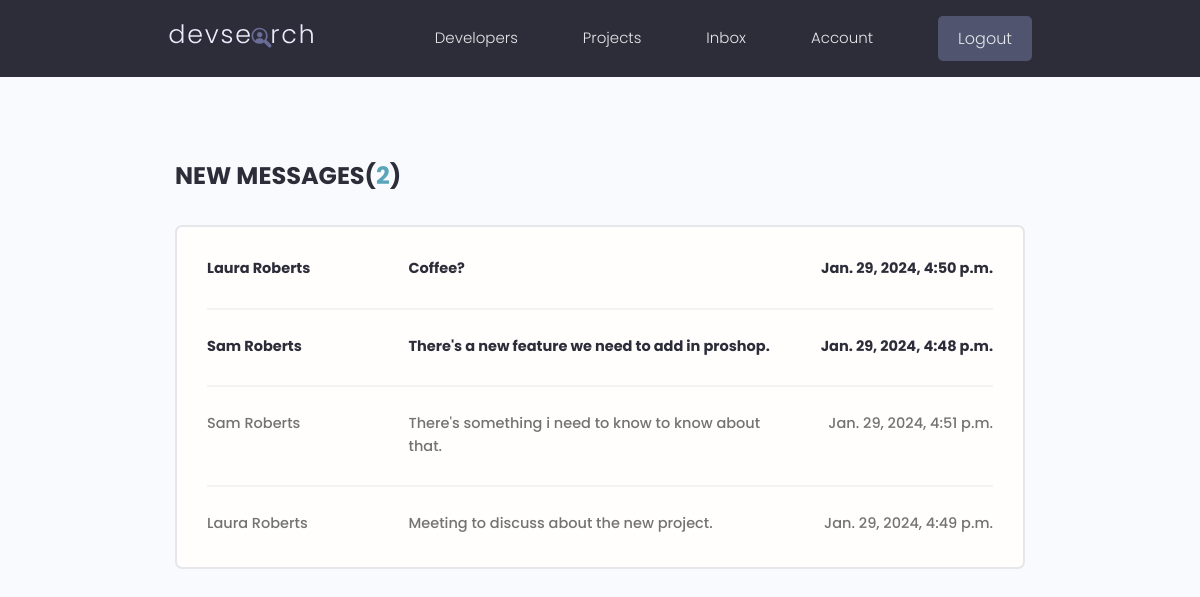
The page /inbox/ (signed in) on the database its author committed.
### users/models.py (models this page shows, shortened)
class Message(models.Model):
    sender = models.ForeignKey(
        Profile, on_delete=models.SET_NULL, null=True, blank=True)
    recipient = models.ForeignKey(
        Profile, on_delete=models.SET_NULL, null=True, blank=True, related_name="messages")
    name = models.CharField(max_length=200, null=True, blank=True)
    email = models.EmailField(max_length=200, null=True, blank=True)
    subject = models.CharField(max_length=200, null=True, blank=True)
    body = models.TextField()
    is_read = models.BooleanField(default=False, null=True)
    created = models.DateTimeField(auto_now_add=True)
    id = models.UUIDField(default=uuid.uuid4, unique=True,
                          primary_key=True, editable=False)
    class Meta:
        ordering = ['is_read', '-created']

### users/views.py (the view)
# urls.py: path('inbox/', views.inbox, name="inbox"),
@login_required(login_url='login')
def inbox(request):
    profile = request.user.profile
    messageRequests = profile.messages.all()
    unreadCount = messageRequests.filter(is_read=False).count()
    context = {'messageRequests': messageRequests, 'unreadCount': unreadCount}
    return render(request, 'users/inbox.html', context)

### users/templates/users/inbox.html
{% extends 'main.html' %}
{% block content %}
<main class="inbox my-xl">
  <div class="content-box">
    <h3 class="inbox__title">New Messages(<span>{{unreadCount}}</span>)</h3>
    <ul class="messages">
      {% for message in messageRequests %}
      {% if message.is_read == False %}
      <li class="message message--unread">
        {% else %}
      <li class="message">
        {% endif %}
        <a href="{% url 'message' message.id %}">
          <span class="message__author">{{message.name}}</span>
          <span class="message__subject">{{message.subject}}</span>
          <span class="message__date">{{message.created}}</span>
        </a>
      </li>
      {% endfor %}
    </ul>
  </div>
</main>
{% endblock content %}

### static/styles/app.css (style rules this page uses)
:root { --color-sub: #2d2d39; }
.content-box { width: 95%; max-width: 85rem; margin: 0 auto; }
.inbox { height: 90vh; }
.inbox__title, .inbox__title span { font-size: 2.4rem; font-weight: 700; color: var(--color-sub); text-transform: uppercase; text-align: left; margin-bottom: 3rem; }
.inbox__title span { color: var(--color-main); }
.messages { list-style: none; background: var(--color-white); padding: 0.5rem 3rem; border: 2px solid var(--color-light); border-radius: 0.7rem; }
.message { padding: 2.5rem 0; }
.message > a span { font-size: 1.45rem; font-weight: 500; }
.message.message--unread a span { font-weight: 700; color: var(--color-sub); }
.message:not(:last-child) { border-bottom: 2px solid var(--color-white-light); }
.message > a { display: flex; gap: 1rem; }
.message__author, .message__date { flex-basis: 25%; }
.message__subject { flex-basis: 50%; }
.message__date { text-align: right; }

### static/uikit/styles/modules/_variables.css (style rules this page uses)
:root { --color-main: #5aa5b9; --color-main-light: #e6faff; --color-sub: #3f4156; --color-sub-light: #51546e; --color-sub-lighter: #ededfd; --color-text: #737373; --color-gray: #8b8b8b; --color-light: #e5e7eb; --color-light-gray: #767676; --color-bg: #f8fafd; --color-white: #fffefd; --color-white-light: #f3f3f3; --color-success: #359e64; --color-success-bg: #def8e8; --color-error: #fc4b0b; --color-error-bg: #fff2ee; --font-base: 'Poppins', arial, helvetica, 'Segoe UI', roboto, ubuntu, sans-serif; --font-monospace: 'Fira Code', 'Courier New', courier, monospace; --font-regular: 300; --font-medium: 500; --font-bold: 700; --generic-shadow: 1px 1px 5px #00000010; --generic-transition: all 0.3s ease-in-out; }

### static/uikit/styles/modules/_base.css (style rules this page uses)
* { margin: 0; padding: 0; box-sizing: border-box; text-rendering: optimizeLegibility; color: inherit; font-size: inherit; }
html { font-size: 50%; }
@media only screen and (min-width: 480px) { html { font-size: 56.25%; } }
@media only screen and (min-width: 1200px) { html { font-size: 62.5%; } }
body { line-height: 1.6; font-weight: 400; font-size: 1.5rem; color: var(--color-text); background-color: var(--color-bg); min-height: 100vh; }

### static/uikit/styles/modules/_typography.css (style rules this page uses)
* { font-family: var(--font-base); }
h3 { font-size: 3.2rem; font-weight: var(--font-medium); }
p, span, strong { font-size: 1.6rem; color: var(--color-text); font-weight: var(--font-regular); }
a { padding-bottom: 2px; text-decoration: none; display: inline-block; color: var(--color-main); font-weight: var(--font-medium); }

### static/uikit/styles/modules/_utilities.css (style rules this page uses)
.my-xl { margin: 8rem auto; }

### rows shown on the page
Message: name "Laura Roberts", subject "Coffee?", created "Jan. 29, 2024, 4:50 p.m."
Message: name "Sam Roberts", subject "There's a new feature we need to add in proshop.", created "Jan. 29, 2024, 4:48 p.m."
Message: name "Sam Roberts", subject "There's something i need to know to know about that.", created "Jan. 29, 2024, 4:51 p.m."
Message: name "Laura Roberts", subject "Meeting to discuss about the new project.", created "Jan. 29, 2024, 4:49 p.m."

### other values the page prints
{{ unreadCount }} "2"
